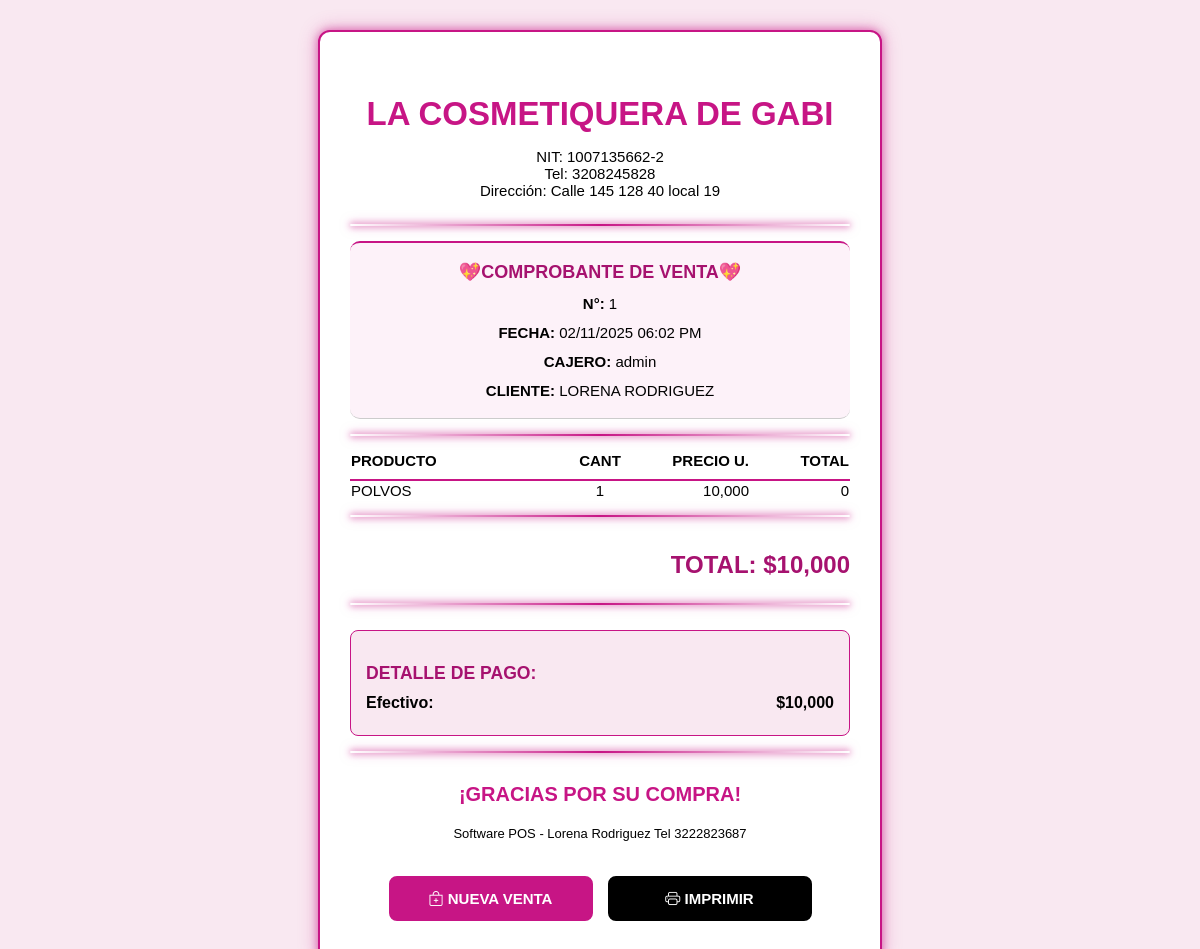
The app's page /ventas/comprobante/1 (signed in), older data.
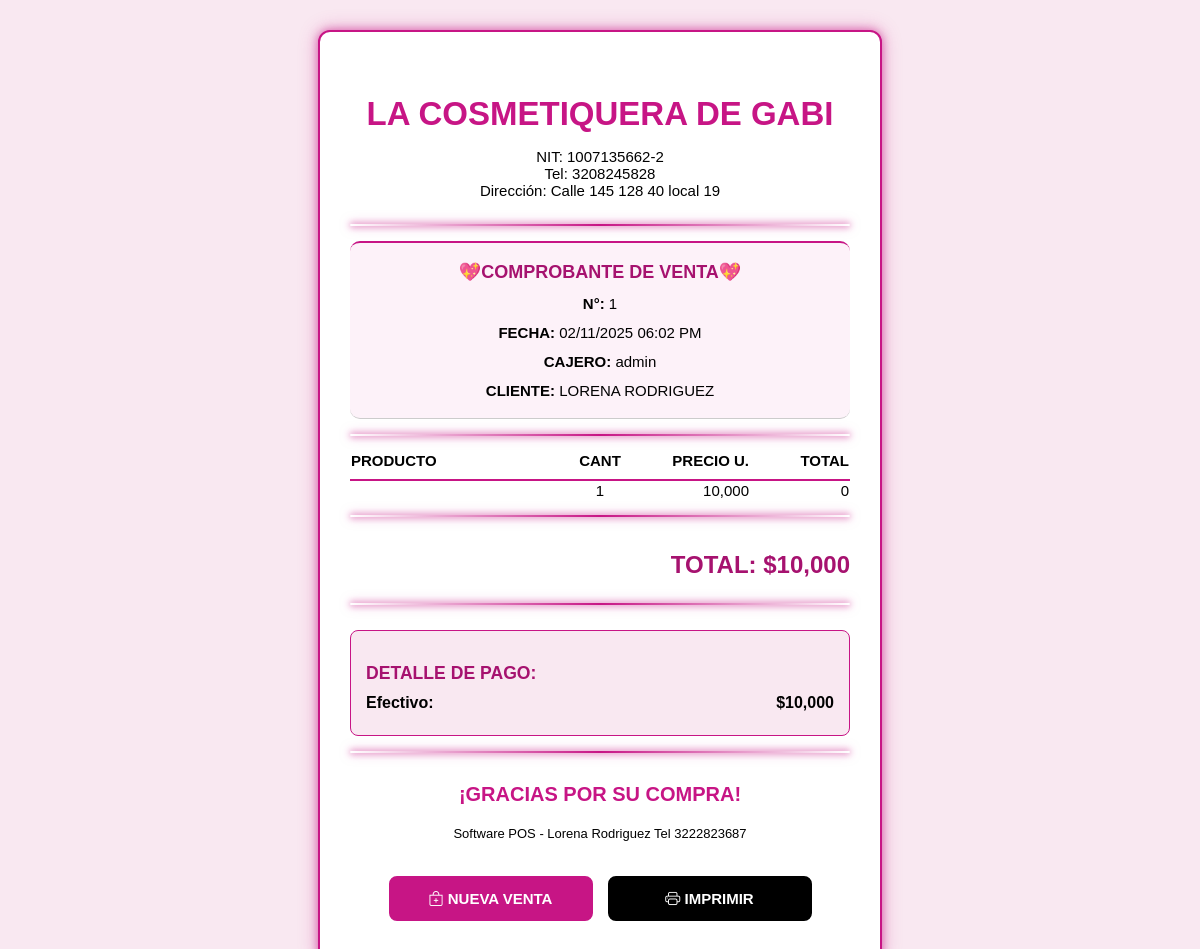
The same page, newer data.
### app.py (models this page shows)
class VentaDetalle(db.Model):
    id = db.Column(db.Integer, primary_key=True)
    venta_id = db.Column(db.Integer, db.ForeignKey('venta.id'))
    producto_id = db.Column(db.Integer, db.ForeignKey('producto.id'))
    cantidad = db.Column(db.Integer)
    precio_unitario = db.Column(db.Float)
    subtotal = db.Column(db.Float)
    producto = db.relationship('Producto', backref='detalles_venta', lazy=True)

class Producto(db.Model):
    id = db.Column(db.Integer, primary_key=True)
    codigo = db.Column(db.String(100), unique=True, nullable=True)
    nombre = db.Column(db.String(100), nullable=False)
    descripcion = db.Column(db.String(255))
    cantidad = db.Column(db.Integer, default=0)
    valor_venta = db.Column(db.Float)
    valor_interno = db.Column(db.Float)
    stock_minimo = db.Column(db.Integer, default=5)

### app.py (the view)
@app.route('/ventas/comprobante/<int:venta_id>')
@login_required
def imprimir_comprobante(venta_id):
    venta = Venta.query.get_or_404(venta_id)
    fecha_local = venta.fecha - timedelta(hours=5)
    detalles = VentaDetalle.query.filter_by(venta_id=venta_id).all()
    detalles_agrupados = defaultdict(lambda: {'cantidad': 0, 'subtotal': 0.0, 'precio_unitario': 0.0, 'producto': None})
    for d in detalles:
        pid = d.producto_id
        detalles_agrupados[pid]['cantidad'] += d.cantidad
        detalles_agrupados[pid]['subtotal'] += d.subtotal
        if detalles_agrupados[pid]['producto'] is None:
            detalles_agrupados[pid]['producto'] = d.producto
            detalles_agrupados[pid]['precio_unitario'] = d.precio_unitario
    detalles_finales = list(detalles_agrupados.values())
    pagos_normalizados = {}
    try:
        detalle_pago_dict = json.loads(venta.detalle_pago) if venta.detalle_pago else {}
        first_value = next(iter(detalle_pago_dict.values()), None)
        if isinstance(first_value, dict):
            pagos_normalizados = {k: v for k, v in detalle_pago_dict.items() if isinstance(v, dict) and v.get('monto', 0) > 0}
        elif first_value is not None:
            ref_cod = detalle_pago_dict.get('Ref_Codigo', '')
            ref_fecha = detalle_pago_dict.get('Ref_Fecha', '')
            for k, v in detalle_pago_dict.items():
                if k not in ['Ref_Codigo', 'Ref_Fecha'] and (isinstance(v, (int, float)) and v > 0):
                    pagos_normalizados[k] = {'monto': v, 'cod': ref_cod, 'fecha': ref_fecha}
    except Exception as e:
        print(f"Error normalizando detalle_pago para Venta ID {venta.id}: {e}")
        pagos_normalizados = {}
    return render_template(
        'comprobante.html',
        venta=venta,
        detalles=detalles_finales,
        pagos=pagos_normalizados,
        fecha_local=fecha_local
    )

### app.py (called while the page is built)
@app.context_processor
def inject_global_data():
    from datetime import timedelta
    return dict(timedelta=timedelta)

@login_manager.user_loader
def load_user(user_id):
    return Usuario.query.get(int(user_id))

### templates/comprobante.html (shortened to what this page needs)
<!DOCTYPE html>
<html lang="es">
<head>
    <link href="https://cdn.jsdelivr.net/npm/bootstrap-icons@1.10.5/font/bootstrap-icons.css" rel="stylesheet">
</head>
<body>
    <div class="main-wrapper">
        <div class="container">
            <div class="header">
                <h3>LA COSMETIQUERA DE GABI</h3>
                <p>
                    NIT: 1007135662-2<br>
                    Tel: 3208245828<br>
                    Dirección: Calle 145 128 40 local 19
                </p>
            </div>
            <div class="divider"></div>
            <div class="info-details">
                <p style="font-weight: bold; font-size: 18px; color: var(--magenta-dark);">💖COMPROBANTE DE VENTA💖</p>
                <p><strong>N°:</strong> {{ venta.id }}</p>
                <p><strong>FECHA:</strong> {{ fecha_local.strftime('%d/%m/%Y %I:%M %p') }} </p>
                <p><strong>CAJERO:</strong> {{ venta.vendedor.username }}</p>
                <p><strong>CLIENTE:</strong>
                    {% if venta.comprador and venta.comprador.nombre != 'Contado / Genérico' %}
                        {{ venta.comprador.nombre }}
                    {% else %}
                        Contado / Genérico
                    {% endif %}
                </p>
            </div>
            <div class="divider"></div>
            <table class="item-list" style="width: 100%; border-collapse: collapse;">
                <thead>
                    <tr>
                        <th style="width: 40%; text-align: left;">PRODUCTO</th>
                        <th style="width: 20%; text-align: center;">CANT</th>
                        <th style="width: 20%; text-align: right;">PRECIO U.</th>
                        <th style="width: 20%; text-align: right;">TOTAL</th>
                    </tr>
                </thead>
                <tbody>
                    {% for detalle in detalles %}
                    <tr>
                        <td style="text-align: left;">{{ detalle.producto.nombre }}</td>
                        <td style="text-align: center;">{{ detalle.cantidad }}</td>
                        <td style="text-align: right;">{{ "{:,.0f}".format(detalle.precio_unitario) }}</td>
                        <td style="text-align: right;">{{ "{:,.0f}".format(detalle.subtotal) }}</td>
                    </tr>
                    {% endfor %}
                </tbody>
            </table>
            <div class="divider"></div>
            <div class="summary">
                <p>TOTAL: ${{ "{:,.0f}".format(venta.total) }}</p>
            </div>
            <div class="divider"></div>
            <div class="payment-details">
                <p class="title">DETALLE DE PAGO:</p>
                {% for metodo, detalle in pagos.items() %}
                    {% if detalle.monto > 0 %}
                        <div class="pago-item">
                            <span>{{ metodo }}:</span>
                            <span>${{ "{:,.0f}".format(detalle.monto) }}</span>
                        </div>
                        {% if detalle.cod %}
                            <p class="pago-ref">Ref: {{ detalle.cod }}</p>
                        {% else %}
                            <div style="height: 8px;"></div> {% endif %}
                    {% endif %}
                {% else %}
                    <p>No se registraron detalles de pago.</p>
                {% endfor %}
            </div>
            <div class="divider"></div>
            <div class="footer" style="margin-top: 30px; text-align:center;">
                <p style="color: var(--magenta); font-size: 20px; font-weight: 800;">¡GRACIAS POR SU COMPRA!</p>
                <p style="font-size: 13px; color: #000;">Software POS - Lorena Rodriguez
                    Tel 3222823687
                </p>
            </div>
        </div>
        <div class="no-print">
            <a href="{{ url_for('nueva_venta') }}" class="action-btn btn-new-sale"><i class="bi bi-bag-plus"></i> NUEVA VENTA</a>
            <a onclick="window.print()" class="action-btn btn-print"><i class="bi bi-printer"></i> IMPRIMIR</a>
        </div>
    </div>
    </body>
</html>

Row changes from the older to the newer data that the page shows:
changed VentaDetalle: producto.nombre "POLVOS" → (not shown)
